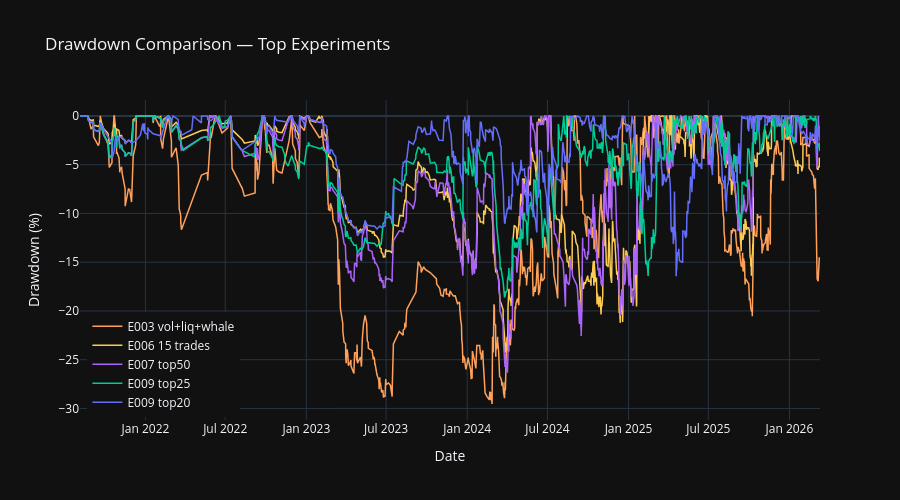

Source (notebook cell):
### Code cell
# --- Drawdown Comparison ---

fig = go.Figure()

for label, _, color in ARM_CONFIGS:
    ts = all_trades[label].sort_values('close_date').copy()
    ts['cum_profit_abs'] = ts['profit_abs'].cumsum()
    ts['equity'] = STARTING_BALANCE + ts['cum_profit_abs']
    rolling_max = ts['equity'].cummax()
    ts['drawdown_pct'] = (ts['equity'] - rolling_max) / rolling_max * 100
    fig.add_trace(go.Scatter(
        x=ts['close_date'],
        y=ts['drawdown_pct'],
        mode='lines',
        name=label,
        line=dict(color=color, width=1.5),
    ))

fig.update_layout(
    title='Drawdown Comparison — Top Experiments',
    xaxis_title='Date',
    yaxis_title='Drawdown (%)',
    template=TEMPLATE,
    height=500,
    legend=dict(yanchor='bottom', y=0.01, xanchor='left', x=0.01),
)
fig.show()

### Figure 1 — Plotly figure (JSON) as saved in the notebook; plotly's stock layout.template omitted (floating-point values rounded to 4 significant figures; data arrays with more than 128 entries replaced by an {"elided": "..."} marker saying what was removed)
{"data": [{"line": {"color": "#FFA15A", "width": 1.5}, "mode": "lines", "name": "E003 vol+liq+whale", "type": "scatter", "x": {"elided": "982 str values"}, "y": {"elided": "982 float values"}}, {"line": {"color": "#FECB52", "width": 1.5}, "mode": "lines", "name": "E006 15 trades", "type": "scatter", "x": {"elided": "1884 str values"}, "y": {"elided": "1884 float values"}}, {"line": {"color": "#AB63FA", "width": 1.5}, "mode": "lines", "name": "E007 top50", "type": "scatter", "x": {"elided": "1497 str values"}, "y": {"elided": "1497 float values"}}, {"line": {"color": "#00CC96", "width": 1.5}, "mode": "lines", "name": "E009 top25", "type": "scatter", "x": {"elided": "1088 str values"}, "y": {"elided": "1088 float values"}}, {"line": {"color": "#636EFA", "width": 1.5}, "mode": "lines", "name": "E009 top20", "type": "scatter", "x": {"elided": "913 str values"}, "y": {"elided": "913 float values"}}], "layout": {"height": 500, "legend": {"x": 0.01, "xanchor": "left", "y": 0.01, "yanchor": "bottom"}, "title": {"text": "Drawdown Comparison — Top Experiments"}, "xaxis": {"title": {"text": "Date"}}, "yaxis": {"title": {"text": "Drawdown (%)"}}}}
